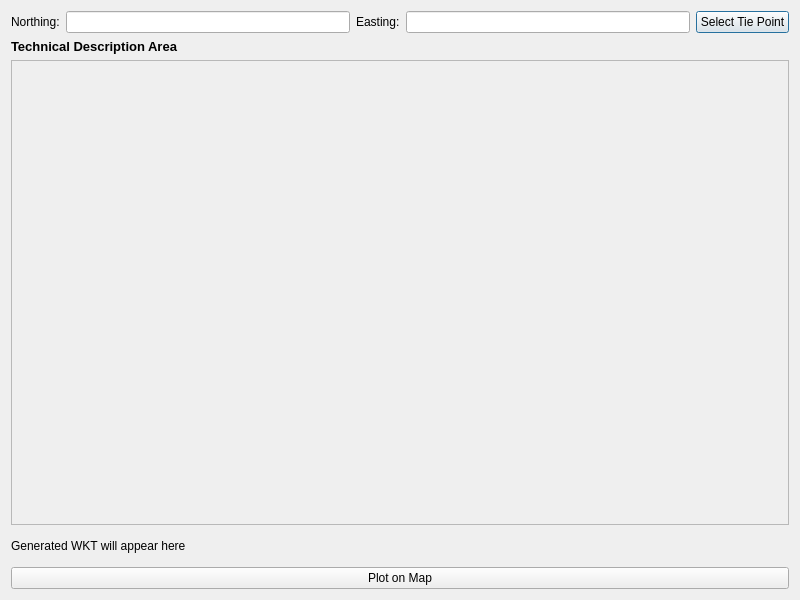
<?xml version="1.0" encoding="UTF-8"?>
<ui version="4.0">
 <class>TitlePlotterPhilippineLandTitlesDialogBase</class>
 <widget class="QDialog" name="TitlePlotterPhilippineLandTitlesDialogBase">
  <property name="geometry">
   <rect>
    <x>0</x>
    <y>0</y>
    <width>800</width>
    <height>600</height>
   </rect>
  </property>
  <property name="windowTitle">
   <string>Title Plotter - Philippine Land Titles</string>
  </property>
  <layout class="QVBoxLayout" name="verticalLayout">
   <item>
    <layout class="QHBoxLayout" name="horizontalLayout">
     <item>
      <widget class="QLabel" name="label">
       <property name="text">
        <string>Northing:</string>
       </property>
      </widget>
     </item>
     <item>
      <widget class="QLineEdit" name="tiePointNorthingInput"/>
     </item>
     <item>
      <widget class="QLabel" name="label_2">
       <property name="text">
        <string>Easting:</string>
       </property>
      </widget>
     </item>
     <item>
      <widget class="QLineEdit" name="tiePointEastingInput"/>
     </item>
     <item>
      <widget class="QPushButton" name="openTiePointDialogButton">
       <property name="text">
        <string>Select Tie Point</string>
       </property>
      </widget>
     </item>
    </layout>
   </item>
   <item>
    <widget class="QLabel" name="technicalDescriptionLabel">
     <property name="font">
      <font>
       <pointsize>10</pointsize>
       <weight>75</weight>
       <bold>true</bold>
      </font>
     </property>
     <property name="text">
      <string>Technical Description Area</string>
     </property>
     <property name="alignment">
      <set>Qt::AlignLeft</set>
     </property>
    </widget>
   </item>
   <item>
    <widget class="QScrollArea" name="scrollArea">
     <property name="minimumSize">
      <size>
       <width>0</width>
       <height>150</height>
      </size>
     </property>
     <property name="maximumSize">
      <size>
       <width>16777215</width>
       <height>16777215</height>
      </size>
     </property>
     <property name="sizePolicy">
      <sizepolicy hsizetype="Expanding" vsizetype="Expanding">
       <horstretch>0</horstretch>
       <verstretch>1</verstretch>
      </sizepolicy>
     </property>
     <property name="verticalScrollBarPolicy">
      <enum>Qt::ScrollBarAsNeeded</enum>
     </property>
     <property name="horizontalScrollBarPolicy">
      <enum>Qt::ScrollBarAlwaysOff</enum>
     </property>
     <property name="widgetResizable">
      <bool>true</bool>
     </property>
     <widget class="QWidget" name="scrollAreaWidgetContents">
      <layout class="QVBoxLayout" name="bearingListLayout">
       <property name="alignment">
        <set>Qt::AlignTop</set>
       </property>
       <property name="spacing">
        <number>2</number>
       </property>
       <property name="leftMargin">
        <number>0</number>
       </property>
       <property name="topMargin">
        <number>0</number>
       </property>
       <property name="rightMargin">
        <number>0</number>
       </property>
       <property name="bottomMargin">
        <number>0</number>
       </property>
      </layout>
     </widget>
    </widget>
   </item>
   <item>
    <widget class="QLabel" name="labelWKT">
     <property name="minimumSize">
      <size>
       <width>0</width>
       <height>30</height>
      </size>
     </property>
     <property name="maximumSize">
      <size>
       <width>16777215</width>
       <height>40</height>
      </size>
     </property>
     <property name="text">
      <string>Generated WKT will appear here</string>
     </property>
    </widget>
   </item>
   <item>
    <widget class="QPushButton" name="plotButton">
     <property name="text">
      <string>Plot on Map</string>
     </property>
    </widget>
   </item>
  </layout>
 </widget>
 <resources/>
 <connections/>
</ui>
